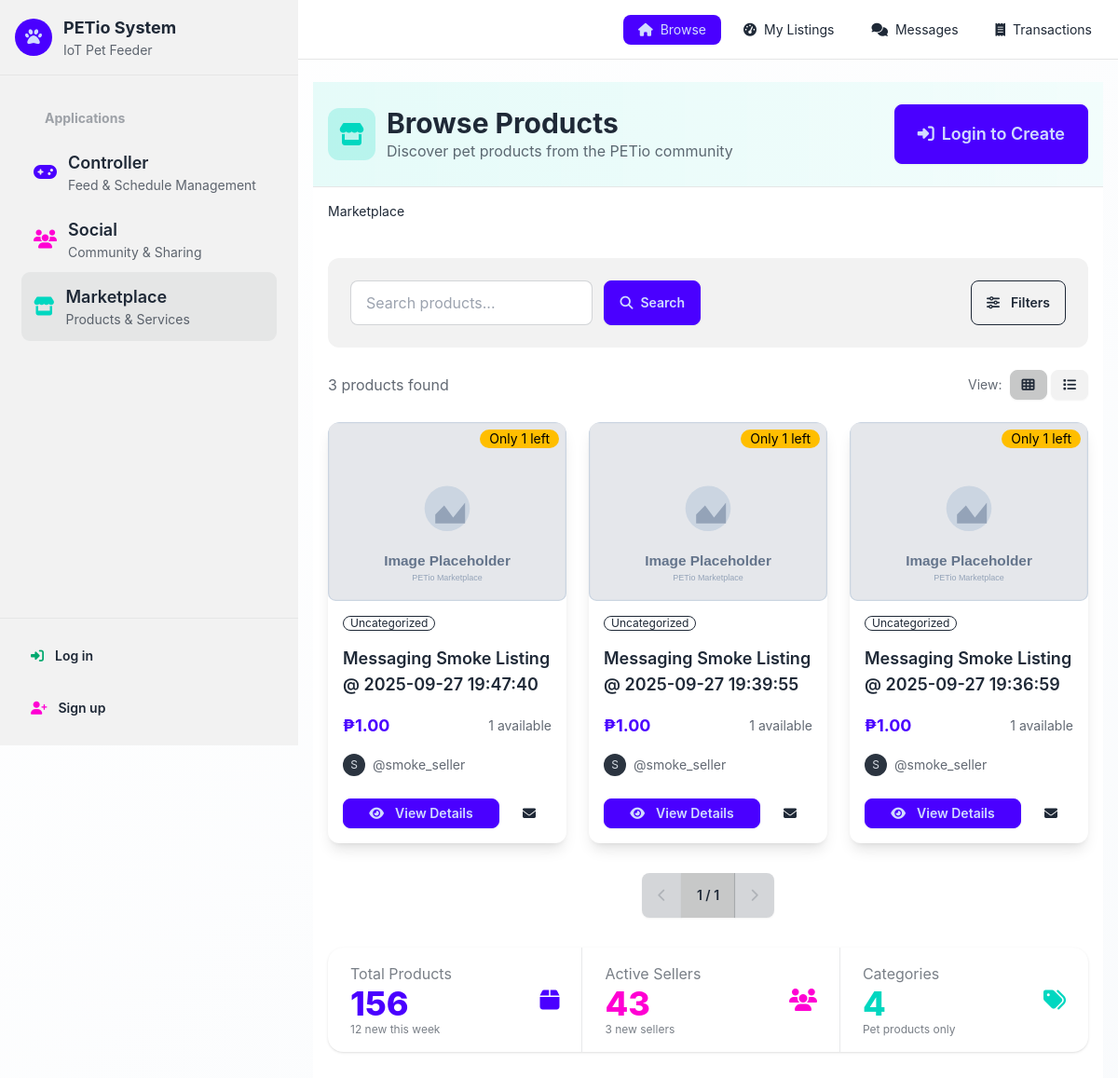
The app's page /marketplace/ with its own data.
### marketplace/models.py (models this page shows, shortened)
class TimeStampedModel(models.Model):
    created_at = models.DateTimeField(default=timezone.now, db_index=True)
    updated_at = models.DateTimeField(auto_now=True)
    class Meta:
        abstract = True

class Listing(TimeStampedModel):
    seller = models.ForeignKey(User, on_delete=models.CASCADE, related_name="listings")
    category = models.ForeignKey(
        Category, on_delete=models.SET_NULL, null=True, blank=True, related_name="listings"
    )
    title = models.CharField(max_length=160, db_index=True)
    description = models.TextField(blank=True)
    price = models.DecimalField(max_digits=10, decimal_places=2, default=0)
    quantity = models.PositiveIntegerField(default=1)
    main_image = models.ImageField(upload_to="listings/%Y/%m/", blank=True, null=True)
    status = models.CharField(
        max_length=16, choices=ListingStatus.choices, default=ListingStatus.ACTIVE, db_index=True
    )
    class Meta:
        ordering = ["-created_at"]
        indexes = [
            models.Index(fields=["status"], name="idx_listing_status"),
            models.Index(fields=["category", "status"], name="idx_listing_cat_status"),
            models.Index(fields=["seller", "status"], name="idx_listing_seller_status"),
            models.Index(fields=["price"], name="idx_listing_price"),
            models.Index(fields=["-created_at"], name="idx_listing_created_desc"),
        ]

### accounts/models.py (models this page shows, shortened)
class User(AbstractUser):
    email = models.EmailField("email address", unique=True, blank=True)
    mobile_number = models.CharField(max_length=32, blank=True, help_text="E.164 format, e.g., +1 555 123 4567")
    age = models.PositiveIntegerField(blank=True, null=True, help_text="Age in years")
    marketing_opt_in = models.BooleanField(default=False, help_text="User agreed to receive marketing updates")
    class Meta:
        ordering = ["username"]

### marketplace/views.py (the view, shortened to what this page needs)
# urls.py: path("", views.CatalogView.as_view(), name="home"),
class CatalogView(ListView):
    model = Listing
    template_name = "marketplace/catalog.html"
    context_object_name = "listings"
    paginate_by = 24
    def get_queryset(self):
        qs = (
            Listing.objects.filter(status="active")
            .select_related("category", "seller")
        )
        q = (self.request.GET.get("q", "") or "").strip()
        if q:
            qs = qs.filter(Q(title__icontains=q) | Q(description__icontains=q))
        category_slug = (self.request.GET.get("category", "") or "").strip()
        if category_slug:
            qs = qs.filter(category__slug=category_slug)
        price_min_raw = self.request.GET.get("price_min")
        price_max_raw = self.request.GET.get("price_max")
        def _parse_decimal(val):
            if val is None:
                return None
        price_min = _parse_decimal(price_min_raw)
        price_max = _parse_decimal(price_max_raw)
        if price_min is not None and price_max is not None and price_min > price_max:
            price_min, price_max = price_max, price_min
        if price_min is not None:
            qs = qs.filter(price__gte=price_min)
        if price_max is not None:
            qs = qs.filter(price__lte=price_max)
        sort = (self.request.GET.get("sort", "newest") or "newest").strip().lower()
        sort_map = {
            "newest": "-created_at",
            "price_asc": "price",
            "price_desc": "-price",
        }
        order_by = sort_map.get(sort, sort_map["newest"])  # default fallback
        qs = qs.order_by(order_by)
        return qs
    def get_context_data(self, **kwargs):
        context = super().get_context_data(**kwargs)
        context["q"] = self.request.GET.get("q", "")
        context["category_slug"] = self.request.GET.get("category", "")
        context["sort"] = self.request.GET.get("sort", "newest")
        context["price_min"] = self.request.GET.get("price_min", "")
        context["price_max"] = self.request.GET.get("price_max", "")
        context["categories"] = Category.objects.only("id", "name", "slug").order_by("name")
        return context

### marketplace/templates/marketplace/catalog.html (shortened to what this page needs)
{% extends "marketplace/base_marketplace.html" %}
{% load static %}
{% block marketplace_header %}Browse Products{% endblock %}
{% block marketplace_subtitle %}Discover pet products from the PETio community{% endblock %}
{% block marketplace_content %}
<form method="get" action=".">
<div class="bg-base-200 rounded-xl p-4 sm:p-6 mb-6">
    <div class="grid grid-cols-1 lg:grid-cols-12 gap-3 lg:gap-4 items-stretch">
        <div class="lg:col-span-6 min-w-0">
            <div class="grid grid-cols-1 sm:grid-cols-[1fr_auto] gap-3">
                <input type="text" name="q" value="{{ q }}"
                       placeholder="Search products..."
                       class="input input-bordered w-full touch-target"
                       id="searchInput">
                <button class="btn btn-primary w-full sm:w-auto touch-target" id="searchBtn" type="submit">
                    <i class="fas fa-search"></i>
                    <span class="hidden sm:inline">Search</span>
                </button>
            </div>
        </div>
        <div class="lg:col-span-6 flex lg:justify-end">
            <button type="button" id="openFilters" class="btn btn-outline w-full sm:w-auto touch-target">
                <i class="fas fa-sliders-h"></i>
                <span class="hidden sm:inline ml-1">Filters</span>
            </button>
        </div>
    </div>
</div>
</form>
<div class="flex flex-col sm:flex-row sm:justify-between gap-3 sm:items-center mb-6">
    <div class="text-base-content/70 order-2 sm:order-1">
        <span id="resultsCount">{{ page_obj.paginator.count }}</span> products found
    </div>
    <div class="flex items-center gap-2 order-1 sm:order-2">
        <span class="text-sm text-base-content/70">View:</span>
        <div class="btn-group">
            <button class="btn sm:btn-sm btn-active touch-target" id="gridView">
                <i class="fas fa-th"></i>
            </button>
            <button class="btn sm:btn-sm touch-target" id="listView">
                <i class="fas fa-list"></i>
            </button>
        </div>
    </div>
</div>
{% if listings and listings|length > 0 %}
<div class="grid grid-cols-1 sm:grid-cols-2 lg:grid-cols-3 xl:grid-cols-4 gap-3 sm:gap-4 lg:gap-6 mb-8" id="productGrid">
    {% for item in listings %}
    <div class="card bg-base-100 shadow-lg hover:shadow-xl transition-all duration-300 rounded-xl">
        <figure class="relative">
            {% if item.main_image %}
            <img src="{{ item.main_image.url }}" alt="{{ item.title }}" class="w-full h-40 sm:h-48 xl:h-56 object-cover rounded-t-xl" loading="lazy">
            {% else %}
            <img src="{% static 'img/placeholder.svg' %}" alt="{{ item.title }}" class="w-full h-40 sm:h-48 xl:h-56 object-cover rounded-t-xl" loading="lazy">
            {% endif %}
            {% if item.quantity == 0 %}
            <div class="badge badge-error absolute top-2 right-2">Out of Stock</div>
            {% elif item.quantity <= 2 %}
            <div class="badge badge-warning absolute top-2 right-2">Only {{ item.quantity }} left</div>
            {% else %}
            <div class="badge badge-success absolute top-2 right-2">In Stock</div>
            {% endif %}
        </figure>
        <div class="card-body p-3 sm:p-4">
            <div class="badge badge-outline badge-sm mb-2">{% if item.category %}{{ item.category.name }}{% else %}Uncategorized{% endif %}</div>
            <h3 class="card-title text-base sm:text-lg font-semibold line-clamp-2 break-words">{{ item.title }}</h3>
            <div class="flex justify-between items-center mt-2">
                <div class="text-base sm:text-lg font-bold text-primary">₱{{ item.price }}</div>
                <div class="text-xs sm:text-sm text-base-content/70">{{ item.quantity }} available</div>
            </div>
            <div class="flex items-center gap-2 mt-2 text-xs sm:text-sm text-base-content/70">
                <div class="avatar placeholder">
                    <div class="bg-neutral text-neutral-content rounded-full w-6">
                        <span class="text-xs">{{ item.seller.username|first|upper }}</span>
                    </div>
                </div>
                <span>@{{ item.seller.username }}</span>
            </div>
            {% url 'marketplace:listing_detail' item.pk as view_url_local %}
            {% url 'marketplace:messages' as message_url_local %}
            {% include 'marketplace/components/card_actions.html' with view_url=view_url_local message_url=message_url_local view_label_long='View Details' view_label_short='View' %}
        </div>
    </div>
    {% endfor %}
</div>
<div class="flex justify-center mt-8">
    <div class="join">
        {% if page_obj.has_previous %}
            <a class="join-item btn touch-target" href="?q={{ q }}&category={{ category_slug }}&sort={{ sort }}&price_min={{ price_min }}&price_max={{ price_max }}&page={{ page_obj.previous_page_number }}">
                <i class="fas fa-chevron-left"></i>
            </a>
        {% else %}
            <button class="join-item btn touch-target" disabled>
                <i class="fas fa-chevron-left"></i>
            </button>
        {% endif %}
        <span class="join-item btn btn-active touch-target">{{ page_obj.number }} / {{ page_obj.paginator.num_pages }}</span>
        {% if page_obj.has_next %}
            <a class="join-item btn touch-target" href="?q={{ q }}&category={{ category_slug }}&sort={{ sort }}&price_min={{ price_min }}&price_max={{ price_max }}&page={{ page_obj.next_page_number }}">
                <i class="fas fa-chevron-right"></i>
            </a>
        {% else %}
            <button class="join-item btn touch-target" disabled>
                <i class="fas fa-chevron-right"></i>
            </button>
        {% endif %}
    </div>
</div>
{% endif %}
<div class="stats shadow mt-8 w-full">
    <div class="stat">
        <div class="stat-figure text-primary">
            <i class="fas fa-box text-2xl"></i>
        </div>
        <div class="stat-title">Total Products</div>
        <div class="stat-value text-primary">156</div>
        <div class="stat-desc">12 new this week</div>
    </div>
    <div class="stat">
        <div class="stat-figure text-secondary">
            <i class="fas fa-users text-2xl"></i>
        </div>
        <div class="stat-title">Active Sellers</div>
        <div class="stat-value text-secondary">43</div>
        <div class="stat-desc">3 new sellers</div>
    </div>
    <div class="stat">
        <div class="stat-figure text-accent">
            <i class="fas fa-tags text-2xl"></i>
        </div>
        <div class="stat-title">Categories</div>
        <div class="stat-value text-accent">4</div>
        <div class="stat-desc">Pet products only</div>
    </div>
</div>
{% endblock %}

### marketplace/templates/marketplace/components/card_actions.html (shortened to what this page needs)
<div class="card-actions mt-4 flex flex-col sm:flex-row gap-2 sm:gap-3">
  <a href="{{ view_url }}" class="btn btn-primary btn-sm w-full sm:flex-1 text-xs sm:text-sm">
    <i class="fas fa-eye mr-0 sm:mr-1"></i>
    <span class="hidden sm:inline">{{ view_label_long|default:'View Details' }}</span>
  </a>
  {% if request.user.is_authenticated %}
  <a href="{{ message_url }}" class="btn btn-ghost btn-sm w-full sm:w-auto" title="Message Seller" aria-label="Message Seller">
    <i class="fas fa-envelope mr-0 sm:mr-1"></i>
    <span class="sm:hidden">Message</span>
  </a>
  {% else %}
  <a href="{% url 'login' %}?next={% url 'marketplace:messages' %}" class="btn btn-ghost btn-sm w-full sm:w-auto" title="Login to message" aria-label="Login to message">
    <i class="fas fa-envelope mr-0 sm:mr-1"></i>
  </a>
  {% endif %}
</div>

### records on screen
Listing: quantity "1", shows "Uncategorized", title "Messaging Smoke Listing @ 2025-09-27 19:47:40", price "1.00", seller.username|first "S", seller.username "smoke_seller", view_label_long "View Details"
Listing: quantity "1", shows "Uncategorized", title "Messaging Smoke Listing @ 2025-09-27 19:39:55", price "1.00", seller.username|first "S", seller.username "smoke_seller", view_label_long "View Details"
Listing: quantity "1", shows "Uncategorized", title "Messaging Smoke Listing @ 2025-09-27 19:36:59", price "1.00", seller.username|first "S", seller.username "smoke_seller", view_label_long "View Details"

### other values on screen
{{ page_obj.paginator.count }} "3"
{{ page_obj.number }} "1"
{{ page_obj.paginator.num_pages }} "1"
